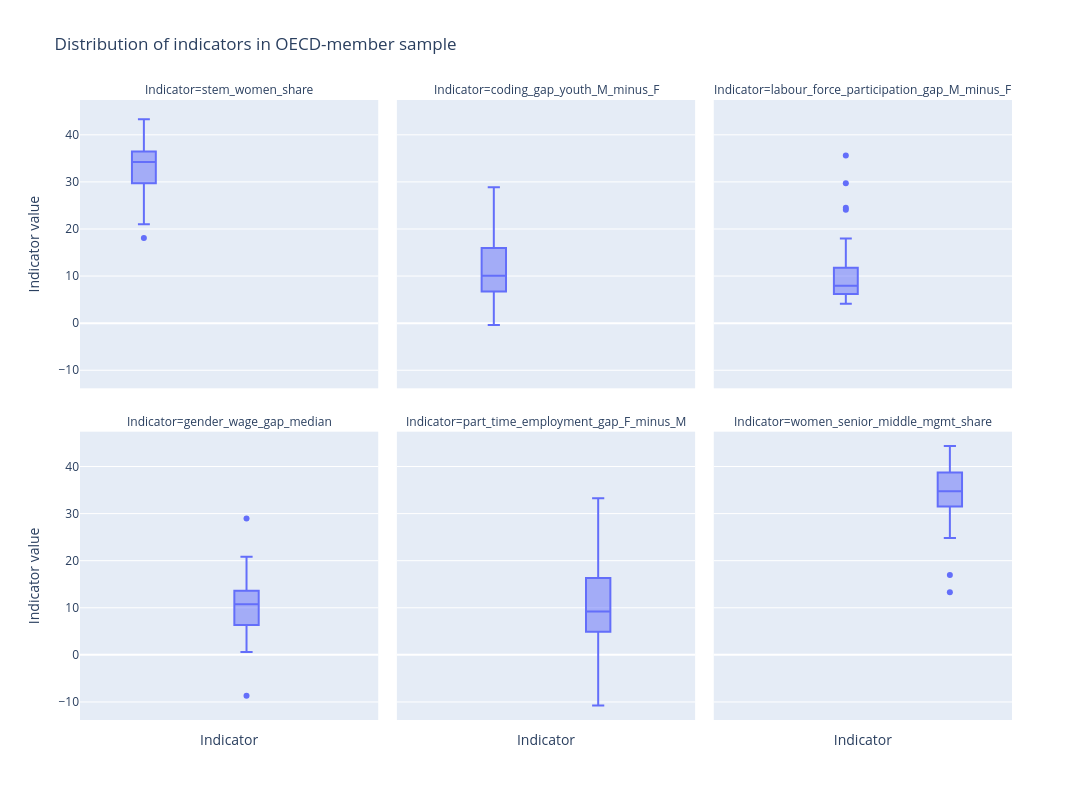

Write notebook code for a chart like this one.
### Code cell
# box plots

df_long = (
    df_main[indicator_cols]
    .melt(var_name="indicator", value_name="value")
    .dropna(subset=["value"])
)

fig = px.box(
    df_long,
    x="indicator",
    y="value",
    facet_col="indicator",
    facet_col_wrap=3,
    points="outliers",
    title="Distribution of indicators in OECD-member sample",
    labels={
        "value": "Indicator value",
        "indicator": "Indicator",
    },
)

fig.update_layout(
    showlegend=False,
    height=800,
    width=1100,
)

fig.update_xaxes(matches=None, showticklabels=False)
fig.show()

### Figure 1 — Plotly figure (JSON) as saved in the notebook; plotly's stock layout.template omitted (floating-point values rounded to 4 significant figures)
{"data": [{"alignmentgroup": "True", "boxpoints": "outliers", "hovertemplate": "Indicator=%{x}<br>Indicator value=%{y}<extra></extra>", "legendgroup": "", "marker": {"color": "#636efa"}, "name": "", "notched": false, "offsetgroup": "", "orientation": "v", "showlegend": false, "type": "box", "x": ["stem_women_share", "stem_women_share", "stem_women_share", "stem_women_share", "stem_women_share", "stem_women_share", "stem_women_share", "stem_women_share", "stem_women_share", "stem_women_share", "stem_women_share", "stem_women_share", "stem_women_share", "stem_women_share", "stem_women_share", "stem_women_share", "stem_women_share", "stem_women_share", "stem_women_share", "stem_women_share", "stem_women_share", "stem_women_share", "stem_women_share", "stem_women_share", "stem_women_share", "stem_women_share", "stem_women_share", "stem_women_share", "stem_women_share", "stem_women_share", "stem_women_share", "stem_women_share", "stem_women_share", "stem_women_share", "stem_women_share", "stem_women_share", "stem_women_share", "stem_women_share"], "x0": " ", "xaxis": "x4", "y": [33.35, 29.19, 28.37, 35.63, 26.05, 20.99, 34.61, 37.32, 34.13, 28.72, 36.37, 27.5, 41.55, 34.14, 34.47, 35.24, 41.68, 28.67, 36.39, 43.29, 36.47, 39.54, 18.08, 27.66, 31.68, 32.16, 33.47, 34.33, 34.16, 29.71, 43.05, 40.23, 35.91, 33.43, 32.81, 38.84, 36.03, 38.48], "y0": " ", "yaxis": "y4"}, {"alignmentgroup": "True", "boxpoints": "outliers", "hovertemplate": "Indicator=%{x}<br>Indicator value=%{y}<extra></extra>", "legendgroup": "", "marker": {"color": "#636efa"}, "name": "", "notched": false, "offsetgroup": "", "orientation": "v", "showlegend": false, "type": "box", "x": ["coding_gap_youth_M_minus_F", "coding_gap_youth_M_minus_F", "coding_gap_youth_M_minus_F", "coding_gap_youth_M_minus_F", "coding_gap_youth_M_minus_F", "coding_gap_youth_M_minus_F", "coding_gap_youth_M_minus_F", "coding_gap_youth_M_minus_F", "coding_gap_youth_M_minus_F", "coding_gap_youth_M_minus_F", "coding_gap_youth_M_minus_F", "coding_gap_youth_M_minus_F", "coding_gap_youth_M_minus_F", "coding_gap_youth_M_minus_F", "coding_gap_youth_M_minus_F", "coding_gap_youth_M_minus_F", "coding_gap_youth_M_minus_F", "coding_gap_youth_M_minus_F", "coding_gap_youth_M_minus_F", "coding_gap_youth_M_minus_F", "coding_gap_youth_M_minus_F", "coding_gap_youth_M_minus_F", "coding_gap_youth_M_minus_F", "coding_gap_youth_M_minus_F", "coding_gap_youth_M_minus_F", "coding_gap_youth_M_minus_F", "coding_gap_youth_M_minus_F", "coding_gap_youth_M_minus_F", "coding_gap_youth_M_minus_F", "coding_gap_youth_M_minus_F", "coding_gap_youth_M_minus_F", "coding_gap_youth_M_minus_F"], "x0": " ", "xaxis": "x5", "y": [10.87, 9.955, 16.86, 9.924, 3.919, 4.207, 15.59, 6.287, 14.2, 18.29, 7.521, 16.14, 5.841, 19.03, -0.3714, 13.55, 28.85, 16.24, 7.13, 4.376, 9.352, 8.439, 9.635, 3.935, 15.81, 10.84, 8.75, 18.83, 10.21, 10.15, 17.72, 3.707], "y0": " ", "yaxis": "y5"}, {"alignmentgroup": "True", "boxpoints": "outliers", "hovertemplate": "Indicator=%{x}<br>Indicator value=%{y}<extra></extra>", "legendgroup": "", "marker": {"color": "#636efa"}, "name": "", "notched": false, "offsetgroup": "", "orientation": "v", "showlegend": false, "type": "box", "x": ["labour_force_participation_gap_M_minus_F", "labour_force_participation_gap_M_minus_F", "labour_force_participation_gap_M_minus_F", "labour_force_participation_gap_M_minus_F", "labour_force_participation_gap_M_minus_F", "labour_force_participation_gap_M_minus_F", "labour_force_participation_gap_M_minus_F", "labour_force_participation_gap_M_minus_F", "labour_force_participation_gap_M_minus_F", "labour_force_participation_gap_M_minus_F", "labour_force_participation_gap_M_minus_F", "labour_force_participation_gap_M_minus_F", "labour_force_participation_gap_M_minus_F", "labour_force_participation_gap_M_minus_F", "labour_force_participation_gap_M_minus_F", "labour_force_participation_gap_M_minus_F", "labour_force_participation_gap_M_minus_F", "labour_force_participation_gap_M_minus_F", "labour_force_participation_gap_M_minus_F", "labour_force_participation_gap_M_minus_F", "labour_force_participation_gap_M_minus_F", "labour_force_participation_gap_M_minus_F", "labour_force_participation_gap_M_minus_F", "labour_force_participation_gap_M_minus_F", "labour_force_participation_gap_M_minus_F", "labour_force_participation_gap_M_minus_F", "labour_force_participation_gap_M_minus_F", "labour_force_participation_gap_M_minus_F", "labour_force_participation_gap_M_minus_F", "labour_force_participation_gap_M_minus_F", "labour_force_participation_gap_M_minus_F", "labour_force_participation_gap_M_minus_F", "labour_force_participation_gap_M_minus_F", "labour_force_participation_gap_M_minus_F", "labour_force_participation_gap_M_minus_F", "labour_force_participation_gap_M_minus_F", "labour_force_participation_gap_M_minus_F", "labour_force_participation_gap_M_minus_F"], "x0": " ", "xaxis": "x6", "y": [7.65, 8.144, 7.97, 7.674, 7.639, 17.98, 24.08, 24.53, 9.655, 7.929, 8.131, 8.156, 4.924, 4.591, 6.198, 7.543, 14.94, 10.41, 9.274, 5.471, 4.1, 17.06, 11.75, 14.85, 4.539, 6.17, 5.73, 29.69, 7.967, 6.151, 7.375, 12.04, 5.822, 9.535, 6.6, 4.742, 35.63, 9.831], "y0": " ", "yaxis": "y6"}, {"alignmentgroup": "True", "boxpoints": "outliers", "hovertemplate": "Indicator=%{x}<br>Indicator value=%{y}<extra></extra>", "legendgroup": "", "marker": {"color": "#636efa"}, "name": "", "notched": false, "offsetgroup": "", "orientation": "v", "showlegend": false, "type": "box", "x": ["gender_wage_gap_median", "gender_wage_gap_median", "gender_wage_gap_median", "gender_wage_gap_median", "gender_wage_gap_median", "gender_wage_gap_median", "gender_wage_gap_median", "gender_wage_gap_median", "gender_wage_gap_median", "gender_wage_gap_median", "gender_wage_gap_median", "gender_wage_gap_median", "gender_wage_gap_median", "gender_wage_gap_median", "gender_wage_gap_median", "gender_wage_gap_median", "gender_wage_gap_median", "gender_wage_gap_median", "gender_wage_gap_median", "gender_wage_gap_median", "gender_wage_gap_median", "gender_wage_gap_median", "gender_wage_gap_median", "gender_wage_gap_median", "gender_wage_gap_median", "gender_wage_gap_median", "gender_wage_gap_median", "gender_wage_gap_median", "gender_wage_gap_median", "gender_wage_gap_median", "gender_wage_gap_median", "gender_wage_gap_median", "gender_wage_gap_median", "gender_wage_gap_median", "gender_wage_gap_median", "gender_wage_gap_median", "gender_wage_gap_median", "gender_wage_gap_median"], "x0": " ", "xaxis": "x", "y": [10.67, 11.06, 0.9069, 16.5, 11.01, 13.59, 0.5882, 7.327, 13.55, 13.47, 3.335, 6.74, 19.77, 13.1, 6.579, 13.14, 7.59, 14.24, 14.08, 10.82, 20.85, 5.109, 20.65, 28.95, 6.342, -8.677, 16.89, 11.41, 6.168, 4.689, 8.212, 4.039, 9.511, 12.47, 8.533, 7.513, 4.921, 17.29], "y0": " ", "yaxis": "y"}, {"alignmentgroup": "True", "boxpoints": "outliers", "hovertemplate": "Indicator=%{x}<br>Indicator value=%{y}<extra></extra>", "legendgroup": "", "marker": {"color": "#636efa"}, "name": "", "notched": false, "offsetgroup": "", "orientation": "v", "showlegend": false, "type": "box", "x": ["part_time_employment_gap_F_minus_M", "part_time_employment_gap_F_minus_M", "part_time_employment_gap_F_minus_M", "part_time_employment_gap_F_minus_M", "part_time_employment_gap_F_minus_M", "part_time_employment_gap_F_minus_M", "part_time_employment_gap_F_minus_M", "part_time_employment_gap_F_minus_M", "part_time_employment_gap_F_minus_M", "part_time_employment_gap_F_minus_M", "part_time_employment_gap_F_minus_M", "part_time_employment_gap_F_minus_M", "part_time_employment_gap_F_minus_M", "part_time_employment_gap_F_minus_M", "part_time_employment_gap_F_minus_M", "part_time_employment_gap_F_minus_M", "part_time_employment_gap_F_minus_M", "part_time_employment_gap_F_minus_M", "part_time_employment_gap_F_minus_M", "part_time_employment_gap_F_minus_M", "part_time_employment_gap_F_minus_M", "part_time_employment_gap_F_minus_M", "part_time_employment_gap_F_minus_M", "part_time_employment_gap_F_minus_M", "part_time_employment_gap_F_minus_M", "part_time_employment_gap_F_minus_M", "part_time_employment_gap_F_minus_M", "part_time_employment_gap_F_minus_M", "part_time_employment_gap_F_minus_M", "part_time_employment_gap_F_minus_M", "part_time_employment_gap_F_minus_M", "part_time_employment_gap_F_minus_M", "part_time_employment_gap_F_minus_M", "part_time_employment_gap_F_minus_M", "part_time_employment_gap_F_minus_M", "part_time_employment_gap_F_minus_M"], "x0": " ", "xaxis": "x2", "y": [16.92, 25.86, 18.3, 10.03, 29.03, 4.751, 5.209, 11.13, 5.809, 25.23, 9.626, 12.43, 5.543, 7.224, 11.48, 19.28, 7.049, 2.696, 20.09, 10.62, -10.77, 23.39, 3.143, 12.07, 2.905, 8.8, 33.26, 11.95, 15.7, 3.955, 5.066, 2.098, 4.503, 4.735, 5.12, 7.477], "y0": " ", "yaxis": "y2"}, {"alignmentgroup": "True", "boxpoints": "outliers", "hovertemplate": "Indicator=%{x}<br>Indicator value=%{y}<extra></extra>", "legendgroup": "", "marker": {"color": "#636efa"}, "name": "", "notched": false, "offsetgroup": "", "orientation": "v", "showlegend": false, "type": "box", "x": ["women_senior_middle_mgmt_share", "women_senior_middle_mgmt_share", "women_senior_middle_mgmt_share", "women_senior_middle_mgmt_share", "women_senior_middle_mgmt_share", "women_senior_middle_mgmt_share", "women_senior_middle_mgmt_share", "women_senior_middle_mgmt_share", "women_senior_middle_mgmt_share", "women_senior_middle_mgmt_share", "women_senior_middle_mgmt_share", "women_senior_middle_mgmt_share", "women_senior_middle_mgmt_share", "women_senior_middle_mgmt_share", "women_senior_middle_mgmt_share", "women_senior_middle_mgmt_share", "women_senior_middle_mgmt_share", "women_senior_middle_mgmt_share", "women_senior_middle_mgmt_share", "women_senior_middle_mgmt_share", "women_senior_middle_mgmt_share", "women_senior_middle_mgmt_share", "women_senior_middle_mgmt_share", "women_senior_middle_mgmt_share", "women_senior_middle_mgmt_share", "women_senior_middle_mgmt_share", "women_senior_middle_mgmt_share", "women_senior_middle_mgmt_share", "women_senior_middle_mgmt_share", "women_senior_middle_mgmt_share"], "x0": " ", "xaxis": "x3", "y": [39.39, 33.79, 33.69, 31.9, 26.9, 26.76, 33.12, 36.67, 31.51, 40.45, 38.72, 39.46, 31.36, 38.47, 37.08, 37.35, 32.17, 24.82, 13.27, 35.38, 16.98, 41.57, 29.82, 32.62, 41.76, 38.1, 34.11, 35.33, 43.8, 44.33], "y0": " ", "yaxis": "y3"}], "layout": {"annotations": [{"font": {}, "showarrow": false, "text": "Indicator=gender_wage_gap_median", "x": 0.16, "xanchor": "center", "xref": "paper", "y": 0.465, "yanchor": "bottom", "yref": "paper"}, {"font": {}, "showarrow": false, "text": "Indicator=part_time_employment_gap_F_minus_M", "x": 0.5, "xanchor": "center", "xref": "paper", "y": 0.465, "yanchor": "bottom", "yref": "paper"}, {"font": {}, "showarrow": false, "text": "Indicator=women_senior_middle_mgmt_share", "x": 0.84, "xanchor": "center", "xref": "paper", "y": 0.465, "yanchor": "bottom", "yref": "paper"}, {"font": {}, "showarrow": false, "text": "Indicator=stem_women_share", "x": 0.16, "xanchor": "center", "xref": "paper", "y": 1.0, "yanchor": "bottom", "yref": "paper"}, {"font": {}, "showarrow": false, "text": "Indicator=coding_gap_youth_M_minus_F", "x": 0.5, "xanchor": "center", "xref": "paper", "y": 1.0, "yanchor": "bottom", "yref": "paper"}, {"font": {}, "showarrow": false, "text": "Indicator=labour_force_participation_gap_M_minus_F", "x": 0.84, "xanchor": "center", "xref": "paper", "y": 1.0, "yanchor": "bottom", "yref": "paper"}], "boxmode": "group", "height": 800, "legend": {"tracegroupgap": 0}, "showlegend": false, "title": {"text": "Distribution of indicators in OECD-member sample"}, "width": 1100, "xaxis": {"anchor": "y", "categoryarray": ["stem_women_share", "coding_gap_youth_M_minus_F", "labour_force_participation_gap_M_minus_F", "gender_wage_gap_median", "part_time_employment_gap_F_minus_M", "women_senior_middle_mgmt_share"], "categoryorder": "array", "domain": [0, 0.32], "showticklabels": false, "title": {"text": "Indicator"}}, "xaxis2": {"anchor": "y2", "categoryarray": ["stem_women_share", "coding_gap_youth_M_minus_F", "labour_force_participation_gap_M_minus_F", "gender_wage_gap_median", "part_time_employment_gap_F_minus_M", "women_senior_middle_mgmt_share"], "categoryorder": "array", "domain": [0.34, 0.66], "showticklabels": false, "title": {"text": "Indicator"}}, "xaxis3": {"anchor": "y3", "categoryarray": ["stem_women_share", "coding_gap_youth_M_minus_F", "labour_force_participation_gap_M_minus_F", "gender_wage_gap_median", "part_time_employment_gap_F_minus_M", "women_senior_middle_mgmt_share"], "categoryorder": "array", "domain": [0.68, 1.0], "showticklabels": false, "title": {"text": "Indicator"}}, "xaxis4": {"anchor": "y4", "domain": [0, 0.32], "showticklabels": false}, "xaxis5": {"anchor": "y5", "domain": [0.34, 0.66], "showticklabels": false}, "xaxis6": {"anchor": "y6", "domain": [0.68, 1.0], "showticklabels": false}, "yaxis": {"anchor": "x", "domain": [0, 0.465], "title": {"text": "Indicator value"}}, "yaxis2": {"anchor": "x2", "domain": [0, 0.465], "matches": "y", "showticklabels": false}, "yaxis3": {"anchor": "x3", "domain": [0, 0.465], "matches": "y", "showticklabels": false}, "yaxis4": {"anchor": "x4", "domain": [0.535, 1.0], "matches": "y", "title": {"text": "Indicator value"}}, "yaxis5": {"anchor": "x5", "domain": [0.535, 1.0], "matches": "y", "showticklabels": false}, "yaxis6": {"anchor": "x6", "domain": [0.535, 1.0], "matches": "y", "showticklabels": false}}}
